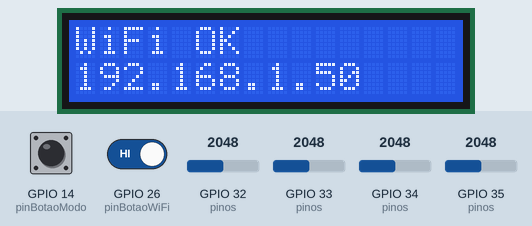
The sketch below on a simulated ESP32. Shown: 16×2 character LCD. The inputs (shaded band) are chosen by the test bench; at power-on: GPIO 14 (pinBotaoModo) HIGH, GPIO 26 (pinBotaoWiFi) HIGH, GPIO 32 (pinos) = 2048, GPIO 33 (pinos) = 2048, GPIO 34 (pinos) = 2048, GPIO 35 (pinos) = 2048 (analog values on the 0–4095 scale). WiFi joins after 1.5 s; servers stay silent unless stated; EEPROM starts erased; what the sketch prints to the serial monitor is not drawn. At 28.0 s the program restarts the board; the recording ends there.

Above: at 1.7 s.
At 5.9 s:
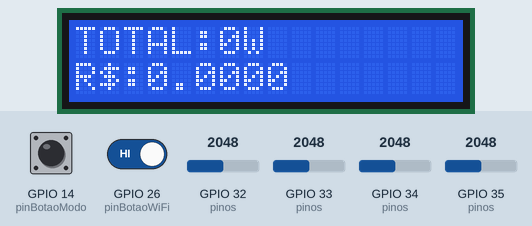
6.0 s: GPIO 14 (pinBotaoModo) pulled LOW for 3.2 s
At 13.5 s:
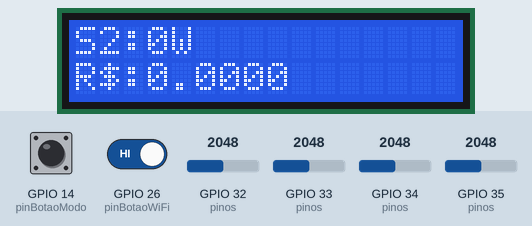
13.8 s: GPIO 14 (pinBotaoModo) pulled LOW for 1 s
At 18.4 s:
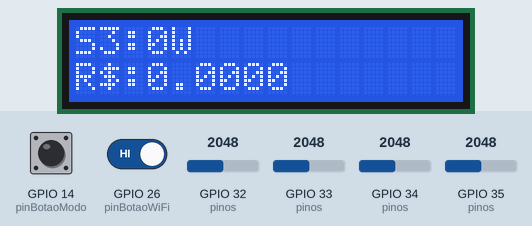
18.9 s: GPIO 14 (pinBotaoModo) driven LOW and GPIO 26 (pinBotaoWiFi) driven LOW
At 23.0 s:
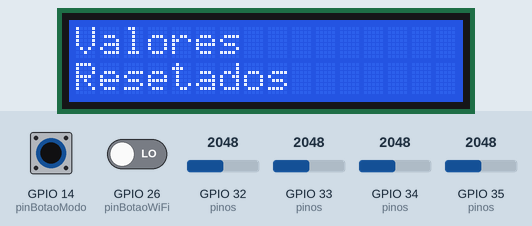
24.2 s: GPIO 14 (pinBotaoModo) driven HIGH
Timing chart, 0 to 27.2 s (numbered marks = the images above; inputs shaded):
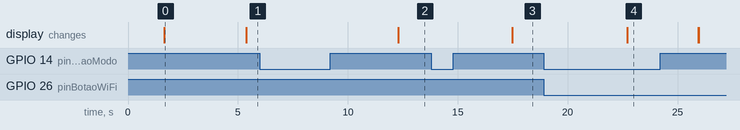

Measured:
- after the input at 6.0 s, the display: changes after 6.3 s (image 2)
- after the input at 13.8 s, the display: changes after 3.7 s (image 3)
- after the input at 18.9 s, the display: changes after 3.8 s (image 4)
- what the display in image 0 shows lasts 3.7 s, from 1.7 s to 5.4 s

The sketch:

ecowatts.ino
```cpp
// ==================================================
// BIBLIOTECAS
// ==================================================

#include <Wire.h>
#include <LiquidCrystal_I2C.h>
#include <Preferences.h>
#include <math.h>

#include <WiFi.h>
#include <HTTPClient.h>
#include <WiFiManager.h>


// ==================================================
// LCD
// ==================================================

LiquidCrystal_I2C lcd(0x27, 16, 2);


// ==================================================
// MEMÓRIA FLASH
// ==================================================

Preferences preferences;


// ==================================================
// CONFIGURAÇÕES
// ==================================================

const float redeVoltage = 127.0;
const float tarifa_kWh = 0.835;

const int NUM_SENSORES = 4;


// ==================================================
// API
// ==================================================

String servidor =
"https://ecowatts-api.onrender.com/api/leituras";
unsigned long ultimoJSON = 0;
const unsigned long intervaloJSON = 30000;


// ==================================================
// GPIO SENSORES
// ==================================================

int pinos[NUM_SENSORES] = {
  34,
  35,
  32,
  33
};


// ==================================================
// SENSIBILIDADES ACS712
// ==================================================

float sensibilidade[NUM_SENSORES] = {

  0.066, // sensor 1 = 30A
  0.100, // sensor 2 = 20A
  0.100, // sensor 3 = 20A
  0.100  // sensor 4 = 20A
};


// ==================================================
// BOTÕES
// ==================================================

const int pinBotaoModo = 14;
const int pinBotaoWiFi = 26;


// ==================================================
// MODOS LCD
// ==================================================

/*
1 = LCD OFF
2 = TOTAL
3 = SENSOR 1
4 = SENSOR 2
5 = SENSOR 3
6 = SENSOR 4
7 = WIFI
*/

int modo = 2;


// ==================================================
// CONTROLE BOTÃO MODO
// ==================================================

bool estadoBotaoModo = false;
bool estadoBotaoModoAnt = false;

unsigned long debounceModo = 0;

const int tempoDebounce = 150;

unsigned long tempoPressionado = 0;


// ==================================================
// RESET WIFI
// ==================================================

unsigned long tempoWiFi = 0;


// ==================================================
// TEMPO
// ==================================================

unsigned long ultimoUpdate = 0;
unsigned long ultimoSave = 0;

const unsigned long intervalo = 1000;
const unsigned long saveIntervalo = 60000;


// ==================================================
// ARRAYS
// ==================================================

float corrente[NUM_SENSORES];
float potencia[NUM_SENSORES];

float energia[NUM_SENSORES];
float custo[NUM_SENSORES];


// ==================================================
// TOTAIS
// ==================================================

float potenciaTotal = 0;
float offsetSensor[NUM_SENSORES] = {0};
float energiaTotal = 0;
float custoTotal = 0;

// ==================================================
// FUNÇÃO RMS
// ==================================================

float medirCorrente(int pino, float sensitivity) {

  const int samples = 1000;

  float somaQuadrados = 0;
  float somaTensao = 0;

  // OFFSET AUTOMÁTICO
  for(int i = 0; i < samples; i++) {

    int leitura = analogRead(pino);

    float tensao =
      leitura * (3.3 / 4095.0);

    somaTensao += tensao;

    delayMicroseconds(100);
  }

  float offset =
    somaTensao / samples;

  // RMS
  for(int i = 0; i < samples; i++) {

    int leitura = analogRead(pino);

    float tensao =
      leitura * (3.3 / 4095.0);

    float valorCentralizado =
      tensao - offset;

    somaQuadrados +=
      valorCentralizado *
      valorCentralizado;

    delayMicroseconds(100);
  }

  float voltageRMS =
    sqrt(somaQuadrados / samples);

  // CONVERSÃO ACS712
  float corrente =
    (voltageRMS / sensitivity) * 3;

  // FILTRO RUÍDO
  if(corrente < 0.25) {
    corrente = 0;
  }

  return corrente;
}
// ==================================================
// LCD SEM FLICKER
// ==================================================

void mostrarLCD(String linha1,
                String linha2) {

  while(linha1.length() < 16) {
    linha1 += " ";
  }

  while(linha2.length() < 16) {
    linha2 += " ";
  }

  lcd.setCursor(0,0);
  lcd.print(linha1);

  lcd.setCursor(0,1);
  lcd.print(linha2);
}


// ==================================================
// BOTÃO MODO
// Clique curto = troca modo
// Clique longo = zera valores locais
// ==================================================
void verificarBotaoModo() {

  static bool ultimoEstado = HIGH;

  static unsigned long inicioPressionado = 0;

  static unsigned long debounce = 0;

  bool estadoAtual =
    digitalRead(pinBotaoModo);

  // debounce
  if (millis() - debounce < 50) {
    return;
  }

  // apertou
  if (estadoAtual == LOW &&
      ultimoEstado == HIGH) {

    debounce = millis();

    inicioPressionado = millis();
  }

  // segurando
  if (estadoAtual == LOW) {

    if (millis() - inicioPressionado >= 3000) {

      for(int i=0;i<NUM_SENSORES;i++) {

        energia[i] = 0;
        custo[i] = 0;
      }

      energiaTotal = 0;
      custoTotal = 0;

      salvarMemoria();

      mostrarLCD(
        "Valores",
        "Resetados"
      );

      delay(1500);

      inicioPressionado =
        millis() + 999999;
    }
  }

  // soltou
  if (estadoAtual == HIGH &&
      ultimoEstado == LOW) {

    debounce = millis();

    unsigned long tempo =
      millis() - inicioPressionado;

    // clique curto
    if (tempo < 10000) {

      modo++;

      if (modo > 6) {
        modo = 1;
      }
    }
  }

  ultimoEstado = estadoAtual;
}
// ==================================================
// RESET WIFI
// Segura 5 segundos
// ==================================================

void verificarResetWiFi() {

  bool pressionado =
    !digitalRead(pinBotaoWiFi);

  if(pressionado) {

    if(tempoWiFi == 0) {

      tempoWiFi = millis();
    }

    if(millis() - tempoWiFi
        >= 5000) {

      mostrarLCD(
        "Resetando",
        "WiFi..."
      );

      WiFiManager wm;

      wm.resetSettings();

      delay(2000);

      ESP.restart();
    }
  }
  else {

    tempoWiFi = 0;
  }
}


// ==================================================
// MEDIR SENSORES
// ==================================================

void medirSensores() {

  // LÊ TODOS OS SENSORES
  for(int i = 0; i < NUM_SENSORES; i++) {

    corrente[i] = medirCorrente(
      pinos[i],
      sensibilidade[i]
    );

    potencia[i] =
      corrente[i] * redeVoltage;
  }

  // TOTAL = SENSOR 1
  potenciaTotal = potencia[0];
}

// ==================================================
// ENERGIA
// ==================================================

void atualizarEnergia(float tempoHoras) {

  // SENSOR 1 = TOTAL
  energia[0] +=
    (potencia[0] / 1000.0)
    * tempoHoras;

  custo[0] =
    energia[0]
    * tarifa_kWh;

  energiaTotal =
    energia[0];

  custoTotal =
    custo[0];

  // SENSORES INDIVIDUAIS
  for(int i = 1;
      i < NUM_SENSORES;
      i++) {

    energia[i] +=
      (potencia[i] / 1000.0)
      * tempoHoras;

    custo[i] =
      energia[i]
      * tarifa_kWh;
  }
}


// ==================================================
// JSON REAL
// ==================================================

void enviarJSON() {

  if(WiFi.status()
      != WL_CONNECTED) {

    Serial.println(
      "WiFi desconectado"
    );

    return;
  }

  HTTPClient http;

  http.begin(servidor);

  http.addHeader(
    "Content-Type",
    "application/json"
  );

  String json = "{";

  json += "\"potencia_total\":";
  json += String(potenciaTotal,2);

  json += ",\"energia_total_kwh\":";
  json += String(energiaTotal,6);

  json += ",\"custo_total\":";
  json += String(custoTotal,4);

  // SENSOR 1
  json += ",\"sensor1\":{";

  json += "\"potencia\":";
  json += String(potencia[0],2);

  json += ",\"energia\":";
  json += String(energia[0],6);

  json += ",\"custo\":";
  json += String(custo[0],4);

  json += "}";

  // SENSOR 2
  json += ",\"sensor2\":{";

  json += "\"potencia\":";
  json += String(potencia[1],2);

  json += ",\"energia\":";
  json += String(energia[1],6);

  json += ",\"custo\":";
  json += String(custo[1],4);

  json += "}";

  // SENSOR 3
  json += ",\"sensor3\":{";

  json += "\"potencia\":";
  json += String(potencia[2],2);

  json += ",\"energia\":";
  json += String(energia[2],6);

  json += ",\"custo\":";
  json += String(custo[2],4);

  json += "}";

  // SENSOR 4
  json += ",\"sensor4\":{";

  json += "\"potencia\":";
  json += String(potencia[3],2);

  json += ",\"energia\":";
  json += String(energia[3],6);

  json += ",\"custo\":";
  json += String(custo[3],4);

  json += "}";

  // WIFI
  json += ",\"wifi\":{";

  json += "\"ssid\":\"";
  json += WiFi.SSID();
  json += "\"";

  json += ",\"ip\":\"";
  json += WiFi.localIP().toString();
  json += "\"";

  json += ",\"rssi\":";
  json += String(WiFi.RSSI());

  json += "}";

  json += "}";

  int resposta =
    http.POST(json);

  Serial.print(
    "HTTP Response: "
  );

  Serial.println(resposta);

  Serial.println(json);

  http.end();
}


// ==================================================
// LCD
// ==================================================

void atualizarLCD() {

  switch(modo) {

    // LCD OFF
    case 1:

      lcd.noDisplay();
      lcd.noBacklight();

    break;


    // TOTAL
    case 2:

      lcd.display();
      lcd.backlight();

      mostrarLCD(
        "TOTAL:"
        + String(potenciaTotal,0)
        + "W",

        "R$:"
        + String(custoTotal,4)
      );

    break;


    // SENSOR 2
    case 3:

      lcd.display();
      lcd.backlight();

      mostrarLCD(
        "S2:"
        + String(potencia[1],0)
        + "W",

        "R$:"
        + String(custo[1],4)
      );

    break;


    // SENSOR 3
    case 4:

      lcd.display();
      lcd.backlight();

      mostrarLCD(
        "S3:"
        + String(potencia[2],0)
        + "W",

        "R$:"
        + String(custo[2],4)
      );

    break;


    // SENSOR 4
    case 5:

      lcd.display();
      lcd.backlight();

      mostrarLCD(
        "S4:"
        + String(potencia[3],0)
        + "W",

        "R$:"
        + String(custo[3],4)
      );

    break;


    // WIFI
    case 6:

      lcd.display();
      lcd.backlight();

      mostrarLCD(
        WiFi.SSID(),

        "RSSI:"
        + String(WiFi.RSSI())
      );

    break;
  }
}


// ==================================================
// SALVAR MEMÓRIA
// ==================================================

void salvarMemoria() {

  preferences.begin(
    "energia",
    false
  );

  for(int i = 0;
      i < NUM_SENSORES;
      i++) {

    String chave =
      "e" + String(i);

    preferences.putFloat(
      chave.c_str(),
      energia[i]
    );
  }

  preferences.end();

  Serial.println(
    "Memoria salva"
  );
}


// ==================================================
// CARREGAR MEMÓRIA
// ==================================================

void carregarMemoria() {

  preferences.begin(
    "energia",
    true
  );

  for(int i = 0;
      i < NUM_SENSORES;
      i++) {

    String chave =
      "e" + String(i);

    energia[i] =
      preferences.getFloat(
        chave.c_str(),
        0
      );

    custo[i] =
      energia[i]
      * tarifa_kWh;
  }

  preferences.end();

  energiaTotal = energia[0];
  custoTotal = custo[0];

  Serial.println(
    "Memoria carregada"
  );
}


// ==================================================
// SETUP
// ==================================================

void setup() {

  Serial.begin(115200);

  analogReadResolution(12);
  analogSetAttenuation(ADC_11db);
  pinMode(
    pinBotaoModo,
    INPUT_PULLUP
  );

  pinMode(
    pinBotaoWiFi,
    INPUT_PULLUP
  );

  // LCD
  lcd.init();
  lcd.backlight();

  mostrarLCD(
    "Inicializando",
    "EcoWatts"
  );

  // MEMÓRIA
  carregarMemoria();

  // WIFI
  WiFiManager wm;

  mostrarLCD(
    "Conectando",
    "WiFi..."
  );

  bool conectado =
    wm.autoConnect("EcoWatts");

  if(conectado) {

    mostrarLCD(
      "WiFi OK",
      WiFi.localIP()
      .toString()
    );
  }
  else {

    mostrarLCD(
      "Falha",
      "WiFi"
    );
  }

  delay(2000);
}


// ==================================================
// LOOP
// ==================================================

void loop() {

  verificarBotaoModo();

  verificarResetWiFi();

  unsigned long agora = millis();

  // LOOP PRINCIPAL
  if(agora - ultimoUpdate >= intervalo) {

    float tempoHoras =
      (agora - ultimoUpdate)
      / 3600000.0;

    ultimoUpdate = agora;

    medirSensores();

    atualizarEnergia(tempoHoras);

    atualizarLCD();
  }

  // ENVIO JSON
  if(agora - ultimoJSON >= intervaloJSON) {

    ultimoJSON = agora;

    enviarJSON();
  }

  // SALVA FLASH
  if(agora - ultimoSave >= saveIntervalo) {

    ultimoSave = agora;

    salvarMemoria();
  }
}
```
